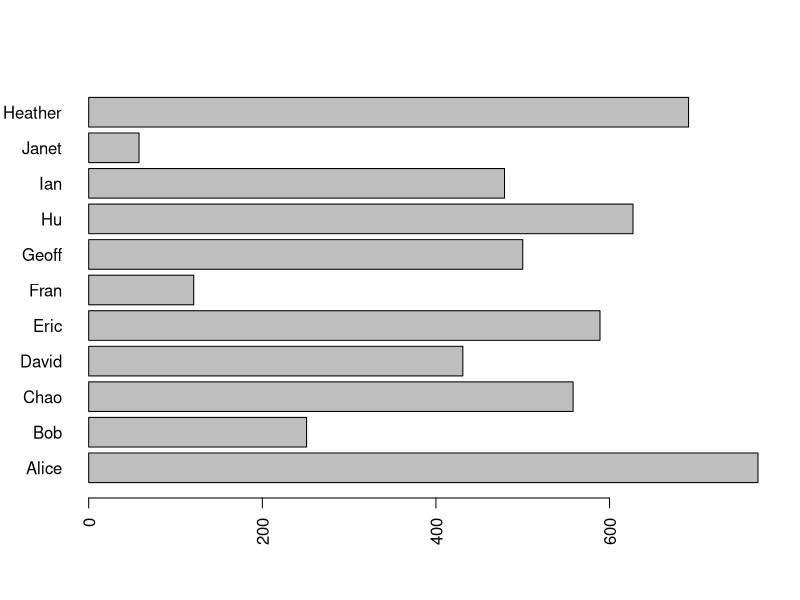

This figure's R source:
## ---- chunk 1
require("data.table")
sampleDT <- read.table("people-data.csv", # The people-data.csv file from the current working directory 
                       header = T, # Our CSV file has column header information in the first line
                       sep=",", # Our CSV file uses a comma to separate each column
                       stringsAsFactors = F, # false so that each column is loaded as a set of strings
                       colClasses=c("Followers"="numeric", "Dog.person"="factor")
)
head(sampleDT)
## ---- chunk 2
summary(sampleDT$Followers)
## ---- chunk 3
    par(las=2) # Want the titles to be horizontal
    barplot( sampleDT$Followers, horiz=TRUE, names.arg = sampleDT$Person)
## ---- chunk 4
provinceUniqueSorted <- sort(unique(sampleDT$Province))
cat(provinceUniqueSorted)
## ---- chunk 5

sampleDT[,6] <- as.numeric(gsub(",", "", sampleDT[,6]), ignore.na=T)

